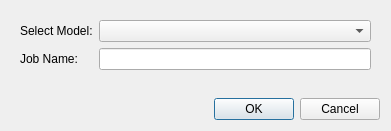
<?xml version="1.0" encoding="UTF-8"?>
<ui version="4.0">
 <class>sv4guiMultiPhysicsJobCreate</class>
 <widget class="QWidget" name="sv4guiMultiPhysicsJobCreate">
  <property name="windowModality">
   <enum>Qt::WindowModal</enum>
  </property>
  <property name="geometry">
   <rect>
    <x>0</x>
    <y>0</y>
    <width>391</width>
    <height>131</height>
   </rect>
  </property>
  <property name="windowTitle">
   <string>Create MultiPhysics Simulation Job</string>
  </property>
  <layout class="QVBoxLayout" name="verticalLayout">
   <item>
    <widget class="QWidget" name="widget" native="true">
     <layout class="QFormLayout" name="formLayout">
      <item row="0" column="0">
       <widget class="QLabel" name="label">
        <property name="text">
         <string>Select Model:</string>
        </property>
       </widget>
      </item>
      <item row="0" column="1">
       <widget class="QComboBox" name="comboBox"/>
      </item>
      <item row="1" column="0">
       <widget class="QLabel" name="label_2">
        <property name="text">
         <string>Job Name:</string>
        </property>
       </widget>
      </item>
      <item row="1" column="1">
       <widget class="QLineEdit" name="lineEditJobName">
        <property name="text">
         <string/>
        </property>
       </widget>
      </item>
     </layout>
    </widget>
   </item>
   <item>
    <widget class="QDialogButtonBox" name="buttonBox">
     <property name="orientation">
      <enum>Qt::Horizontal</enum>
     </property>
     <property name="standardButtons">
      <set>QDialogButtonBox::Cancel|QDialogButtonBox::Ok</set>
     </property>
    </widget>
   </item>
  </layout>
 </widget>
 <resources/>
 <connections/>
</ui>
